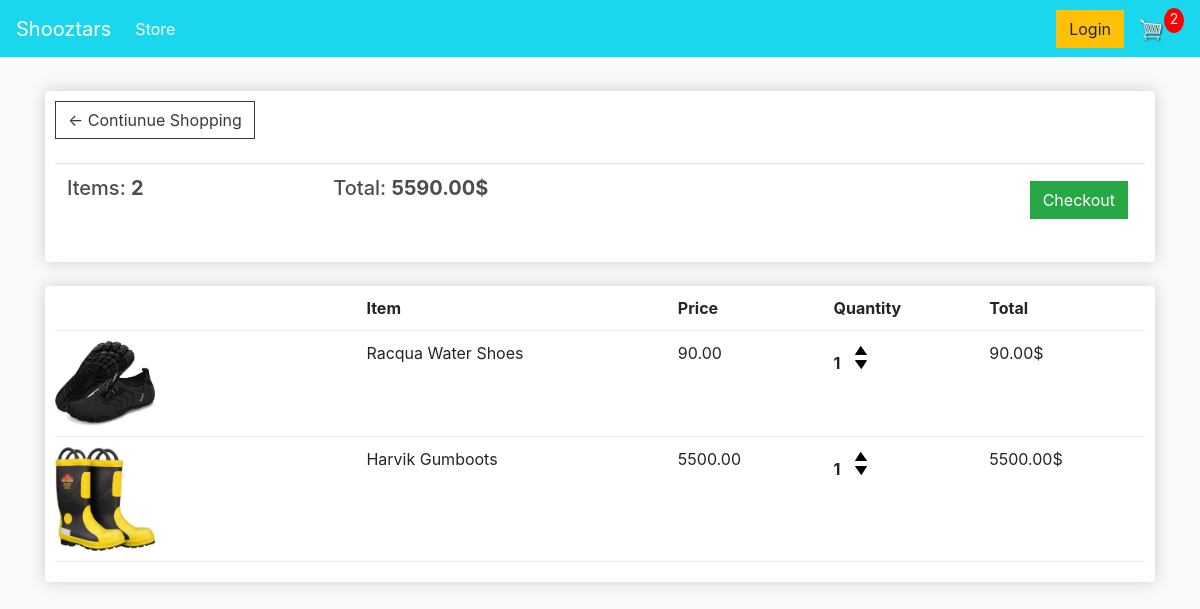
The app's page /cart/ (signed in) with its own data.
### store/models.py (models this page shows, shortened)
class Order(models.Model):
    customer = models.ForeignKey(Customer, on_delete=models.SET_NULL, null=True, blank=True)
    date_ordered = models.DateTimeField(auto_now_add=True)
    complete = models.BooleanField(default=False)
    transaction_id = models.CharField(max_length=100, null=True)
    @property
    def get_cart_total(self):
        orderitems = self.orderitem_set.all()
        total = sum([item.get_total for  item in orderitems])
        return total
    @property
    def get_cart_items(self):
        orderitems = self.orderitem_set.all()
        total = sum([item.quantity for  item in orderitems])
        return total

class OrderItem(models.Model):
    product = models.ForeignKey(Product, on_delete=models.SET_NULL, null=True)
    order = models.ForeignKey(Order, on_delete=models.SET_NULL, null=True)
    quantity = models.IntegerField(default=0, null=True, blank=True)
    date_added = models.DateTimeField(auto_now_add=True)
    @property
    def get_total(self):
        total = self.product.price * self.quantity
        return total

class Product(models.Model):
    name = models.CharField(max_length=200)
    price = models.DecimalField(max_digits=12, decimal_places=2)
    digital = models.BooleanField(default=False, null=True, blank=True)
    image = models.ImageField(null=True, blank=True)
    @property
    def imageURL(self):
        try:
            url = self.image.url
        except:
            url = ''
        return url

### store/views.py (the view)
# urls.py: path('cart/', views.cart, name = "cart"),
def cart(request):
    data = cartData(request)
    cartItems = data['cartItems']
    order = data['order']
    items = data['items']
    context = {'items':items, 'order':order, 'cartItems': cartItems}
    return render(request, 'store/cart.html', context)

### store/utils.py (called while the page is built)
def cartData(request):
    if request.user.is_authenticated:
        customer = request.user.customer
        order, created = Order.objects.get_or_create(customer=customer, complete=False)
        items =  order.orderitem_set.all()
        cartItems = order.get_cart_items
    else:
        cookieData = cookieCart(request)
        cartItems = cookieData['cartItems']
        order = cookieData['order']
        items = cookieData['items']
    return{'cartItems':cartItems, 'order':order, 'items':items}

### store/templates/store/cart.html
{% extends 'store/main.html'%}
{% load static %}
{% block content%}
    <div class="row">
        <div class="col-lg-12">
            <div class="box-element">
                <a class="btn btn-outline-dark" href="{% url 'store'%}">&#x2190; Contiunue Shopping</a>
                <br>
                <br>
                <table class="table">
                    <tr>
                        <th><h5>Items: <strong>{{order.get_cart_items}}</strong></h5></th>
                        <th><h5>Total: <strong>{{order.get_cart_total|floatformat:2}}$</strong></h5></th>
                        <th>
                            <a style="float: right; margin: 5px" class="btn btn-success" href="{% url 'checkout'%}">Checkout</a>
                        </th>
                    </tr>
                </table>
            </div>
            <br>
            <div class="box-element">
                <div class="cart-row">
                    <div style="flex:2"></div>
                    <div style="flex:2"><strong>Item</strong></div>
                    <div style="flex:1"><strong>Price</strong></div>
                    <div style="flex:1"><strong>Quantity</strong></div>
                    <div style="flex:1"><strong>Total</strong></div>
                </div>
                {% for item in items %}
                <div class="cart-row">
                    <div style="flex:2"><img class="row-image" src="{{item.product.imageURL}}"></div>
                    <div style="flex:2">{{item.product.name}}</div>
                    <div style="flex:1">{{item.product.price|floatformat:2}}</div>
                        <div style="flex:1">
                            <p class="quantity">{{item.quantity}}</p>
                            <div class="quantity">
                                <img data-product={{item.product.id}} data-action="add" class="chg-quantity update-cart" src="{% static 'images/arrow-up.png'%}">
                                <img data-product={{item.product.id}} data-action="remove" class="chg-quantity update-cart" src="{% static 'images/arrow-down.png'%}">
                            </div>
                        </div>
                    <div style="flex:1"><p>{{item.get_total|floatformat:2}}$</p></div>
                </div>
                {% endfor %}
            </div>
        </div>
    </div>
{% endblock content %}

### static/css/main.css (style rules this page uses)
body { background-color: hsl(0, 0%, 98%); }
h1,h2,h3,h4,h5,h6 { color:hsl(0, 0%, 30%); }
.box-element { box-shadow:hsl(0, 0%, 80%) 0 0 16px; background-color: #fff; border-radius: 4px; padding: 10px; }
.col-lg-4, .col-lg-6, .col-lg-8, .col-lg-12 { margin-top: 10px; }
.btn { border-radius: 0; }
.row-image { width: 100px; }
.cart-row { display: flex; align-items: flex-stretch; padding-bottom: 10px; margin-bottom: 10px; border-bottom: 1px solid #ececec; }
.quantity { display: inline-block; font-weight: 700; padding-right:10px; }
.chg-quantity { width: 12px; cursor: pointer; display: block; margin-top: 5px; transition:.1s; }

### records on screen
Order: get_cart_items "2", get_cart_total "5590.00"
OrderItem: product.imageURL (picture), product.name "Racqua Water Shoes", product.price "90.00", quantity "1", get_total "90.00"
OrderItem: product.imageURL (picture), product.name "Harvik Gumboots", product.price "5500.00", quantity "1", get_total "5500.00"

### other values on screen
{{ cartItems }} "2"
